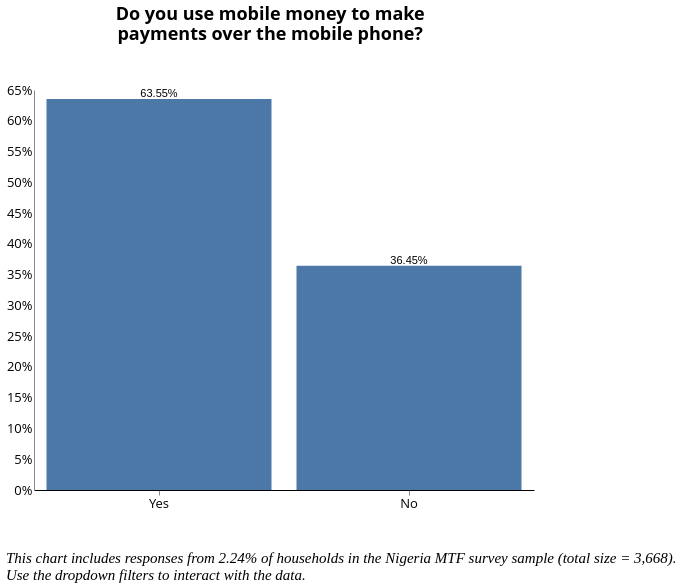

Write a Vega-Lite specification for this figure.
### Vega-Lite specification from a JSON file in a GitHub repository (floating-point values rounded to 4 significant figures)
{"width": 800, "height": 400, "config": {"title": {"fontSize": 18, "font": "Open Sans", "anchor": "center", "fontColor": "#000000"}, "axisX": {"domain": true, "domainColor": "#000000", "grid": false, "labelFont": "Open Sans", "labelFontSize": 13, "titleFont": "Open Sans", "titleFontSize": 13, "titleFontWeight": "normal", "title": "X Axis Title (units)", "labelAngle": 0}, "axisY": {"domain": true, "grid": false, "gridColor": "#DEDDDD", "gridWidth": 1, "labelFont": "Open Sans", "labelFontSize": 13, "labelAngle": 0, "ticks": false, "titleFont": "Open Sans", "titleFontSize": 13, "titleFontWeight": "normal", "titlePadding": 10, "title": "Y Axis Title (units)"}, "range": {"category": ["#2980B9", "#003366", "#FFAE19", "#FF4500", "#438B28", "#45B39D", "#99ADC1", "#212F3C"]}, "legend": {"labelFont": "Open Sans", "labelFontSize": 13, "symbolType": "square", "symbolSize": 100, "titleFont": "Open Sans", "titleFontSize": 13, "titleFontWeight": "normal", "title": "Legend", "orient": "right", "offset": 0, "labelLimit": 0}, "tooltip": {"font": "Open Sans"}, "view": {"stroke": "transparent", "text": {"font": "Open Sans", "color": ["#2980B9", "#003366", "#FFAE19", "#FF4500", "#438B28", "#45B39D", "#99ADC1", "#212F3C"], "fontSize": 13, "align": "right", "fontWeight": 400, "size": 13}, "bar": {"size": 40, "binSpacing": 1, "continuousBandSize": 30, "discreteBandSize": 30, "fill": ["#2980B9", "#003366", "#FFAE19", "#FF4500", "#438B28", "#45B39D", "#99ADC1", "#212F3C"], "stroke": false}}}, "concat": [{"layer": [{"mark": "bar", "encoding": {"tooltip": {"field": "b22", "type": "nominal"}, "x": {"axis": {"title": " "}, "field": "b22", "sort": {"field": "b22", "op": "count", "order": "descending"}, "type": "nominal"}, "y": {"aggregate": "sum", "axis": {"format": "%", "title": ""}, "field": "pct", "type": "quantitative"}}, "height": 400, "selection": {"selector015": {"type": "single", "fields": ["stove"], "bind": {"input": "select", "options": [null, "3-Stone/Open Fire Stove", "Manufactured Stove Traditional", "Koresone Stove", "LPG/Natural Gas Stove", "Electric Stove"], "labels": ["All Responses", "3-Stone/Open Fire Stove", "Manufactured Stove Traditional", "Koresone Stove", "LPG/Natural Gas Stove", "Electric Stove"], "name": "Primary cookstove  "}}, "selector014": {"type": "single", "fields": ["i19a"], "bind": {"input": "select", "options": [null, "Wood purchased", "Wood collected", "Charcoal", "Kerosene", "Crop Residue/Plant Biomass", "LPG/cooking Gas", "Garbage", "Electric", "Piped Natural Gas", "Charcoal Briquettes", "Coal Briquette", "Biomass Briquette", "Coal/lignite", "Other, specify"], "labels": ["All Responses", "Wood Purchased", "Wood Collected", "Charcoal", "Kerosene", "Crop Residue/Plant Biomass", "LPG/Cooking Gas", "Garbage", "Electricity", "Piped Natural Gas", "Charcoal Briquettes", "Coal Briquette", "Biomass Briquette", "Coal/Lignite", "Other"], "name": "Primary source of cooking fuel  "}}, "selector013": {"type": "single", "fields": ["c2"], "bind": {"input": "select", "options": [null, "Yes", "No"], "labels": ["All Responses", "Yes", "No"], "name": "Is the household connected to the national grid?  "}}, "selector011": {"type": "single", "fields": ["locality"], "bind": {"input": "select", "options": [null, 0, 1], "labels": ["National", "Urban", "Rural"], "name": "Locality Breakdown  "}}, "selector012": {"type": "single", "fields": ["elc_aggr_tier"], "bind": {"input": "select", "options": [null, "Tier 0", "Tier 1", "Tier 2", "Tier 3", "Tier 4", "Tier 5"], "labels": ["All Tiers", "Tier 0", "Tier 1", "Tier 2", "Tier 3", "Tier 4", "Tier 5"], "name": "Electricity Tier  "}}}, "transform": [{"joinaggregate": [{"op": "count", "field": "*", "as": "total"}]}, {"calculate": "1 / datum.total", "as": "pct"}], "width": 500}, {"mark": {"type": "text", "align": "center", "baseline": "bottom"}, "encoding": {"text": {"aggregate": "sum", "field": "pct", "format": ".2%", "type": "quantitative"}, "tooltip": {"field": "b22", "type": "nominal"}, "x": {"axis": {"title": " "}, "field": "b22", "sort": {"field": "b22", "op": "count", "order": "descending"}, "type": "nominal"}, "y": {"aggregate": "sum", "axis": {"format": "%", "title": ""}, "field": "pct", "type": "quantitative"}}, "height": 400, "transform": [{"joinaggregate": [{"op": "count", "field": "*", "as": "total"}]}, {"calculate": "1 / datum.total", "as": "pct"}], "width": 500}], "title": {"text": ["Do you use mobile money to make", "payments over the mobile phone?"], "color": "black", "subtitleColor": "black", "offset": 40}, "transform": [{"filter": {"selection": "selector015"}}, {"filter": {"selection": "selector014"}}, {"filter": {"selection": "selector013"}}, {"filter": {"selection": "selector011"}}, {"filter": {"selection": "selector012"}}]}], "data": {"name": "data-cf34f1f478c9f34c0905aa5ee7b62ae0"}, "title": {"text": ["", "", "This chart includes responses from 2.24% of households in the Nigeria MTF survey sample (total size = 3,668).", "Use the dropdown filters to interact with the data."], "anchor": "start", "baseline": "bottom", "font": "Times New Roman", "fontSize": 15, "fontStyle": "italic", "fontWeight": "normal", "orient": "bottom"}, "$schema": "https://vega.github.io/schema/vega-lite/v4.17.0.json", "datasets": {"data-cf34f1f478c9f34c0905aa5ee7b62ae0": [{"hh_id": 1012509343201, "elc_aggr_tier": "Tier 2", "locality": 1, "b22": "Yes", "i19a": "LPG/cooking gas", "c2": "Yes", "stove": "LPG/Natural Gas Stove"}, {"hh_id": 1012509343201, "elc_aggr_tier": "Tier 2", "locality": 1, "b22": "Yes", "i19a": "Charcoal", "c2": "Yes", "stove": "NaN"}, {"hh_id": 1013501240601, "elc_aggr_tier": "Tier 2", "locality": 1, "b22": "No", "i19a": "Kerosene", "c2": "Yes", "stove": "Koresone Stove"}, {"hh_id": 1013501240601, "elc_aggr_tier": "Tier 2", "locality": 1, "b22": "No", "i19a": "Charcoal", "c2": "Yes", "stove": "NaN"}, {"hh_id": 1013507621901, "elc_aggr_tier": "Tier 3", "locality": 1, "b22": "Yes", "i19a": "Wood collected", "c2": "Yes", "stove": "3-Stone/Open Fire Stove"}, {"hh_id": 1016504160401, "elc_aggr_tier": "Tier 2", "locality": 1, "b22": "Yes", "i19a": "Wood purchased", "c2": "Yes", "stove": "3-Stone/Open Fire Stove"}, {"hh_id": 2003509022006, "elc_aggr_tier": "Tier 2", "locality": 1, "b22": "No", "i19a": "Wood purchased", "c2": "Yes", "stove": "3-Stone/Open Fire Stove"}, {"hh_id": 2005503123501, "elc_aggr_tier": "Tier 3", "locality": 0, "b22": "Yes", "i19a": "Wood purchased", "c2": "Yes", "stove": "3-Stone/Open Fire Stove"}, {"hh_id": 2011512806603, "elc_aggr_tier": "Tier 3", "locality": 1, "b22": "Yes", "i19a": "Wood purchased", "c2": "Yes", "stove": "3-Stone/Open Fire Stove"}, {"hh_id": 2011512806603, "elc_aggr_tier": "Tier 3", "locality": 1, "b22": "Yes", "i19a": "Charcoal", "c2": "Yes", "stove": "NaN"}, {"hh_id": 2011519100101, "elc_aggr_tier": "Tier 2", "locality": 1, "b22": "Yes", "i19a": "Kerosene", "c2": "Yes", "stove": "NaN"}, {"hh_id": 2011519100901, "elc_aggr_tier": "Tier 2", "locality": 1, "b22": "Yes", "i19a": "Kerosene", "c2": "Yes", "stove": "Koresone Stove"}, {"hh_id": 2011519100912, "elc_aggr_tier": "Tier 0", "locality": 1, "b22": "Yes", "i19a": "Kerosene", "c2": "Yes", "stove": "Koresone Stove"}, {"hh_id": 2011519101102, "elc_aggr_tier": "Tier 3", "locality": 1, "b22": "Yes", "i19a": "Electric", "c2": "Yes", "stove": "NaN"}, {"hh_id": 2011519101102, "elc_aggr_tier": "Tier 3", "locality": 1, "b22": "Yes", "i19a": "Kerosene", "c2": "Yes", "stove": "Koresone Stove"}, {"hh_id": 2012501801702, "elc_aggr_tier": "Tier 0", "locality": 0, "b22": "No", "i19a": "Wood purchased", "c2": "No", "stove": "3-Stone/Open Fire Stove"}, {"hh_id": 3001512841701, "elc_aggr_tier": "Tier 2", "locality": 1, "b22": "Yes", "i19a": "Wood purchased", "c2": "Yes", "stove": "3-Stone/Open Fire Stove"}, {"hh_id": 3005520020601, "elc_aggr_tier": "Tier 3", "locality": 0, "b22": "Yes", "i19a": "Wood collected", "c2": "Yes", "stove": "3-Stone/Open Fire Stove"}, {"hh_id": 3006503342601, "elc_aggr_tier": "Tier 0", "locality": 0, "b22": "No", "i19a": "Wood collected", "c2": "No", "stove": "3-Stone/Open Fire Stove"}, {"hh_id": 3008505641001, "elc_aggr_tier": "Tier 0", "locality": 1, "b22": "Yes", "i19a": "Kerosene", "c2": "Yes", "stove": "Koresone Stove"}, {"hh_id": 3008505641001, "elc_aggr_tier": "Tier 0", "locality": 1, "b22": "Yes", "i19a": "Wood purchased", "c2": "Yes", "stove": "NaN"}, {"hh_id": 3008505644301, "elc_aggr_tier": "Tier 2", "locality": 1, "b22": "Yes", "i19a": "Wood purchased", "c2": "Yes", "stove": "Manufactured Stove Traditional"}, {"hh_id": 3008513021001, "elc_aggr_tier": "Tier 2", "locality": 1, "b22": "Yes", "i19a": "Wood purchased", "c2": "Yes", "stove": "3-Stone/Open Fire Stove"}, {"hh_id": 3008515460801, "elc_aggr_tier": "Tier 3", "locality": 1, "b22": "Yes", "i19a": "LPG/cooking gas", "c2": "Yes", "stove": "LPG/Natural Gas Stove"}, {"hh_id": 3008515460801, "elc_aggr_tier": "Tier 3", "locality": 1, "b22": "Yes", "i19a": "Kerosene", "c2": "Yes", "stove": "NaN"}, {"hh_id": 3008515462201, "elc_aggr_tier": "Tier 3", "locality": 1, "b22": "Yes", "i19a": "Kerosene", "c2": "Yes", "stove": "Koresone Stove"}, {"hh_id": 3008515462201, "elc_aggr_tier": "Tier 3", "locality": 1, "b22": "Yes", "i19a": "LPG/cooking gas", "c2": "Yes", "stove": "NaN"}, {"hh_id": 3008515462601, "elc_aggr_tier": "Tier 3", "locality": 1, "b22": "Yes", "i19a": "LPG/cooking gas", "c2": "Yes", "stove": "LPG/Natural Gas Stove"}, {"hh_id": 3031503520601, "elc_aggr_tier": "Tier 2", "locality": 1, "b22": "Yes", "i19a": "Wood collected", "c2": "Yes", "stove": "3-Stone/Open Fire Stove"}, {"hh_id": 3032521980601, "elc_aggr_tier": "Tier 1", "locality": 1, "b22": "No", "i19a": "Wood purchased", "c2": "Yes", "stove": "Manufactured Stove Traditional"}, {"hh_id": 3032522281001, "elc_aggr_tier": "Tier 2", "locality": 1, "b22": "No", "i19a": "Wood purchased", "c2": "Yes", "stove": "3-Stone/Open Fire Stove"}, {"hh_id": 3032522285101, "elc_aggr_tier": "Tier 1", "locality": 1, "b22": "Yes", "i19a": "Wood purchased", "c2": "Yes", "stove": "3-Stone/Open Fire Stove"}, {"hh_id": 4002500244202, "elc_aggr_tier": "Tier 0", "locality": 0, "b22": "Yes", "i19a": "Wood purchased", "c2": "No", "stove": "3-Stone/Open Fire Stove"}, {"hh_id": 4003509241601, "elc_aggr_tier": "Tier 3", "locality": 1, "b22": "No", "i19a": "Wood purchased", "c2": "Yes", "stove": "Manufactured Stove Traditional"}, {"hh_id": 4018502702301, "elc_aggr_tier": "Tier 0", "locality": 0, "b22": "Yes", "i19a": "Wood purchased", "c2": "No", "stove": "3-Stone/Open Fire Stove"}, {"hh_id": 4018502702401, "elc_aggr_tier": "Tier 0", "locality": 0, "b22": "Yes", "i19a": "Wood purchased", "c2": "No", "stove": "3-Stone/Open Fire Stove"}, {"hh_id": 4018502702801, "elc_aggr_tier": "Tier 0", "locality": 0, "b22": "Yes", "i19a": "Wood purchased", "c2": "Yes", "stove": "3-Stone/Open Fire Stove"}, {"hh_id": 10001502201302, "elc_aggr_tier": "Tier 0", "locality": 0, "b22": "Yes", "i19a": "Kerosene", "c2": "No", "stove": "Koresone Stove"}, {"hh_id": 10001503820101, "elc_aggr_tier": "Tier 0", "locality": 0, "b22": "No", "i19a": "Wood purchased", "c2": "No", "stove": "3-Stone/Open Fire Stove"}, {"hh_id": 10001503820801, "elc_aggr_tier": "Tier 0", "locality": 0, "b22": "No", "i19a": "Wood purchased", "c2": "No", "stove": "3-Stone/Open Fire Stove"}, {"hh_id": 10001505200301, "elc_aggr_tier": "Tier 3", "locality": 0, "b22": "No", "i19a": "Wood purchased", "c2": "Yes", "stove": "3-Stone/Open Fire Stove"}, {"hh_id": 10009503603001, "elc_aggr_tier": "Tier 3", "locality": 0, "b22": "Yes", "i19a": "Crop Residue/Plant Biomass", "c2": "Yes", "stove": "3-Stone/Open Fire Stove"}, {"hh_id": 10011506080701, "elc_aggr_tier": "Tier 3", "locality": 1, "b22": "No", "i19a": "Charcoal", "c2": "Yes", "stove": "Manufactured Stove Traditional"}, {"hh_id": 10011506084101, "elc_aggr_tier": "Tier 4", "locality": 1, "b22": "Yes", "i19a": "Charcoal", "c2": "Yes", "stove": null}, {"hh_id": 10011508620601, "elc_aggr_tier": "Tier 4", "locality": 1, "b22": "No", "i19a": "Charcoal", "c2": "Yes", "stove": null}, {"hh_id": 10011508623001, "elc_aggr_tier": "Tier 3", "locality": 1, "b22": "Yes", "i19a": "Charcoal", "c2": "Yes", "stove": "Manufactured Stove Traditional"}, {"hh_id": 10011514800402, "elc_aggr_tier": "Tier 0", "locality": 1, "b22": "Yes", "i19a": "Kerosene", "c2": "No", "stove": "Koresone Stove"}, {"hh_id": 10012510700101, "elc_aggr_tier": "Tier 3", "locality": 1, "b22": "Yes", "i19a": "LPG/cooking gas", "c2": "Yes", "stove": "LPG/Natural Gas Stove"}, {"hh_id": 10012510701202, "elc_aggr_tier": "Tier 3", "locality": 1, "b22": "No", "i19a": "Kerosene", "c2": "Yes", "stove": "Koresone Stove"}, {"hh_id": 10012510701202, "elc_aggr_tier": "Tier 3", "locality": 1, "b22": "No", "i19a": "Charcoal", "c2": "Yes", "stove": "NaN"}, {"hh_id": 10013509262601, "elc_aggr_tier": "Tier 3", "locality": 1, "b22": "Yes", "i19a": "Charcoal", "c2": "Yes", "stove": "Manufactured Stove Traditional"}, {"hh_id": 10013516800401, "elc_aggr_tier": "Tier 3", "locality": 1, "b22": "Yes", "i19a": "Charcoal", "c2": "Yes", "stove": "Manufactured Stove Traditional"}, {"hh_id": 10013516800601, "elc_aggr_tier": "Tier 2", "locality": 1, "b22": "Yes", "i19a": "LPG/cooking gas", "c2": "Yes", "stove": "LPG/Natural Gas Stove"}, {"hh_id": 10013516801501, "elc_aggr_tier": "Tier 1", "locality": 1, "b22": "No", "i19a": "Wood purchased", "c2": "Yes", "stove": "Manufactured Stove Traditional"}, {"hh_id": 10014511560801, "elc_aggr_tier": "Tier 3", "locality": 1, "b22": "No", "i19a": "Wood purchased", "c2": "Yes", "stove": "NaN"}, {"hh_id": 10014511560801, "elc_aggr_tier": "Tier 3", "locality": 1, "b22": "No", "i19a": "Kerosene", "c2": "Yes", "stove": "NaN"}, {"hh_id": 10014511560801, "elc_aggr_tier": "Tier 3", "locality": 1, "b22": "No", "i19a": "Charcoal", "c2": "Yes", "stove": "Manufactured Stove Traditional"}, {"hh_id": 10014511564501, "elc_aggr_tier": "Tier 2", "locality": 1, "b22": "No", "i19a": "Charcoal", "c2": "Yes", "stove": "Manufactured Stove Traditional"}, {"hh_id": 10014511564501, "elc_aggr_tier": "Tier 2", "locality": 1, "b22": "No", "i19a": "Wood purchased", "c2": "Yes", "stove": "NaN"}, {"hh_id": 10015508140501, "elc_aggr_tier": "Tier 3", "locality": 1, "b22": "No", "i19a": "LPG/cooking gas", "c2": "Yes", "stove": "LPG/Natural Gas Stove"}, {"hh_id": 10015508140501, "elc_aggr_tier": "Tier 3", "locality": 1, "b22": "No", "i19a": "Kerosene", "c2": "Yes", "stove": "NaN"}, {"hh_id": 10015508150202, "elc_aggr_tier": "Tier 3", "locality": 1, "b22": "Yes", "i19a": "LPG/cooking gas", "c2": "Yes", "stove": "LPG/Natural Gas Stove"}, {"hh_id": 10015508150202, "elc_aggr_tier": "Tier 3", "locality": 1, "b22": "Yes", "i19a": "Kerosene", "c2": "Yes", "stove": "NaN"}, {"hh_id": 10015534862101, "elc_aggr_tier": "Tier 2", "locality": 1, "b22": "Yes", "i19a": "LPG/cooking gas", "c2": "Yes", "stove": "LPG/Natural Gas Stove"}, {"hh_id": 10015534862101, "elc_aggr_tier": "Tier 2", "locality": 1, "b22": "Yes", "i19a": "Kerosene", "c2": "Yes", "stove": "NaN"}, {"hh_id": 10015543840802, "elc_aggr_tier": "Tier 2", "locality": 1, "b22": "Yes", "i19a": "Kerosene", "c2": "Yes", "stove": "NaN"}, {"hh_id": 10015543840802, "elc_aggr_tier": "Tier 2", "locality": 1, "b22": "Yes", "i19a": "Charcoal", "c2": "Yes", "stove": "Manufactured Stove Traditional"}, {"hh_id": 10016503821301, "elc_aggr_tier": "Tier 0", "locality": 1, "b22": "Yes", "i19a": "LPG/cooking gas", "c2": "Yes", "stove": "LPG/Natural Gas Stove"}, {"hh_id": 10016503821301, "elc_aggr_tier": "Tier 0", "locality": 1, "b22": "Yes", "i19a": "Kerosene", "c2": "Yes", "stove": "NaN"}, {"hh_id": 10016503822302, "elc_aggr_tier": "Tier 0", "locality": 1, "b22": "Yes", "i19a": "Kerosene", "c2": "Yes", "stove": "Koresone Stove"}, {"hh_id": 10016503822302, "elc_aggr_tier": "Tier 0", "locality": 1, "b22": "Yes", "i19a": "Kerosene", "c2": "Yes", "stove": "NaN"}, {"hh_id": 10017518560501, "elc_aggr_tier": "Tier 2", "locality": 1, "b22": "No", "i19a": "LPG/cooking gas", "c2": "Yes", "stove": "LPG/Natural Gas Stove"}, {"hh_id": 10017518560501, "elc_aggr_tier": "Tier 2", "locality": 1, "b22": "No", "i19a": "Charcoal", "c2": "Yes", "stove": "NaN"}, {"hh_id": 10022504104005, "elc_aggr_tier": "Tier 0", "locality": 0, "b22": "No", "i19a": "Wood collected", "c2": "No", "stove": "3-Stone/Open Fire Stove"}, {"hh_id": 10022506702202, "elc_aggr_tier": "Tier 2", "locality": 0, "b22": "Yes", "i19a": "Wood collected", "c2": "No", "stove": "3-Stone/Open Fire Stove"}, {"hh_id": 10022506702204, "elc_aggr_tier": "Tier 0", "locality": 0, "b22": "Yes", "i19a": "Wood purchased", "c2": "No", "stove": "3-Stone/Open Fire Stove"}, {"hh_id": 10032507283401, "elc_aggr_tier": "Tier 0", "locality": 0, "b22": "Yes", "i19a": "Wood collected", "c2": "No", "stove": "3-Stone/Open Fire Stove"}, {"hh_id": 10033505160601, "elc_aggr_tier": "Tier 4", "locality": 0, "b22": "Yes", "i19a": "Wood purchased", "c2": "Yes", "stove": "3-Stone/Open Fire Stove"}, {"hh_id": 10033505167201, "elc_aggr_tier": "Tier 0", "locality": 0, "b22": "No", "i19a": "Wood purchased", "c2": "No", "stove": "Manufactured Stove Traditional"}, {"hh_id": 10033505167601, "elc_aggr_tier": "Tier 0", "locality": 0, "b22": "No", "i19a": "Wood purchased", "c2": "No", "stove": null}, {"hh_id": 11001500205901, "elc_aggr_tier": "Tier 3", "locality": 1, "b22": "Yes", "i19a": "Kerosene", "c2": "Yes", "stove": "Koresone Stove"}, {"hh_id": 11001500205901, "elc_aggr_tier": "Tier 3", "locality": 1, "b22": "Yes", "i19a": "Charcoal", "c2": "Yes", "stove": "NaN"}, {"hh_id": 11002502206701, "elc_aggr_tier": "Tier 3", "locality": 1, "b22": "Yes", "i19a": "Kerosene", "c2": "Yes", "stove": "Koresone Stove"}, {"hh_id": 11008505724101, "elc_aggr_tier": "Tier 2", "locality": 1, "b22": "Yes", "i19a": "Kerosene", "c2": "Yes", "stove": "Koresone Stove"}, {"hh_id": 11008505724101, "elc_aggr_tier": "Tier 2", "locality": 1, "b22": "Yes", "i19a": "Charcoal", "c2": "Yes", "stove": "NaN"}, {"hh_id": 11010513303801, "elc_aggr_tier": "Tier 3", "locality": 1, "b22": "Yes", "i19a": "LPG/cooking gas", "c2": "Yes", "stove": "LPG/Natural Gas Stove"}, {"hh_id": 11010513303801, "elc_aggr_tier": "Tier 3", "locality": 1, "b22": "Yes", "i19a": "Electric", "c2": "Yes", "stove": "NaN"}, {"hh_id": 11010513304001, "elc_aggr_tier": "Tier 3", "locality": 1, "b22": "No", "i19a": "LPG/cooking gas", "c2": "Yes", "stove": "LPG/Natural Gas Stove"}, {"hh_id": 11010513304001, "elc_aggr_tier": "Tier 3", "locality": 1, "b22": "No", "i19a": "Electric", "c2": "Yes", "stove": "NaN"}, {"hh_id": 11010513306301, "elc_aggr_tier": "Tier 4", "locality": 1, "b22": "Yes", "i19a": "Wood purchased", "c2": "Yes", "stove": null}, {"hh_id": 11010513306301, "elc_aggr_tier": "Tier 4", "locality": 1, "b22": "Yes", "i19a": "LPG/cooking gas", "c2": "Yes", "stove": "NaN"}, {"hh_id": 11011514947702, "elc_aggr_tier": "Tier 3", "locality": 1, "b22": "Yes", "i19a": "Charcoal", "c2": "Yes", "stove": "Manufactured Stove Traditional"}, {"hh_id": 11011514947702, "elc_aggr_tier": "Tier 3", "locality": 1, "b22": "Yes", "i19a": "Kerosene", "c2": "Yes", "stove": "NaN"}, {"hh_id": 11011514947702, "elc_aggr_tier": "Tier 3", "locality": 1, "b22": "Yes", "i19a": "Electric", "c2": "Yes", "stove": "NaN"}, {"hh_id": 11011515260104, "elc_aggr_tier": "Tier 2", "locality": 1, "b22": "No", "i19a": "Charcoal", "c2": "Yes", "stove": "Manufactured Stove Traditional"}, {"hh_id": 12000514380201, "elc_aggr_tier": "Tier 4", "locality": 1, "b22": "Yes", "i19a": "Wood purchased", "c2": "Yes", "stove": "3-Stone/Open Fire Stove"}, {"hh_id": 12002502764201, "elc_aggr_tier": "Tier 2", "locality": 1, "b22": "No", "i19a": "Wood purchased", "c2": "Yes", "stove": "3-Stone/Open Fire Stove"}, {"hh_id": 12004510160302, "elc_aggr_tier": "Tier 4", "locality": 0, "b22": "No", "i19a": "Garbage", "c2": "Yes", "stove": "3-Stone/Open Fire Stove"}, {"hh_id": 12004510160909, "elc_aggr_tier": "Tier 4", "locality": 0, "b22": "No", "i19a": "Wood purchased", "c2": "Yes", "stove": "3-Stone/Open Fire Stove"}, {"hh_id": 12006506641301, "elc_aggr_tier": "Tier 4", "locality": 1, "b22": "Yes", "i19a": "Garbage", "c2": "Yes", "stove": "3-Stone/Open Fire Stove"}, {"hh_id": 12006506642202, "elc_aggr_tier": "Tier 4", "locality": 1, "b22": "No", "i19a": "Garbage", "c2": "Yes", "stove": "3-Stone/Open Fire Stove"}, {"hh_id": 12007506161301, "elc_aggr_tier": "Tier 1", "locality": 0, "b22": "No", "i19a": "Wood purchased", "c2": "Yes", "stove": "3-Stone/Open Fire Stove"}, {"hh_id": 12014501640701, "elc_aggr_tier": "Tier 3", "locality": 1, "b22": "No", "i19a": "Wood purchased", "c2": "Yes", "stove": null}, {"hh_id": 12014501641401, "elc_aggr_tier": "Tier 3", "locality": 1, "b22": "Yes", "i19a": "Wood purchased", "c2": "Yes", "stove": null}, {"hh_id": 12014501641601, "elc_aggr_tier": "Tier 3", "locality": 1, "b22": "Yes", "i19a": "LPG/cooking gas", "c2": "Yes", "stove": "LPG/Natural Gas Stove"}, {"hh_id": 12018507800902, "elc_aggr_tier": "Tier 2", "locality": 1, "b22": "No", "i19a": "Wood purchased", "c2": "Yes", "stove": "3-Stone/Open Fire Stove"}, {"hh_id": 12019518880401, "elc_aggr_tier": "Tier 3", "locality": 0, "b22": "No", "i19a": "Wood purchased", "c2": "Yes", "stove": "3-Stone/Open Fire Stove"}]}}
